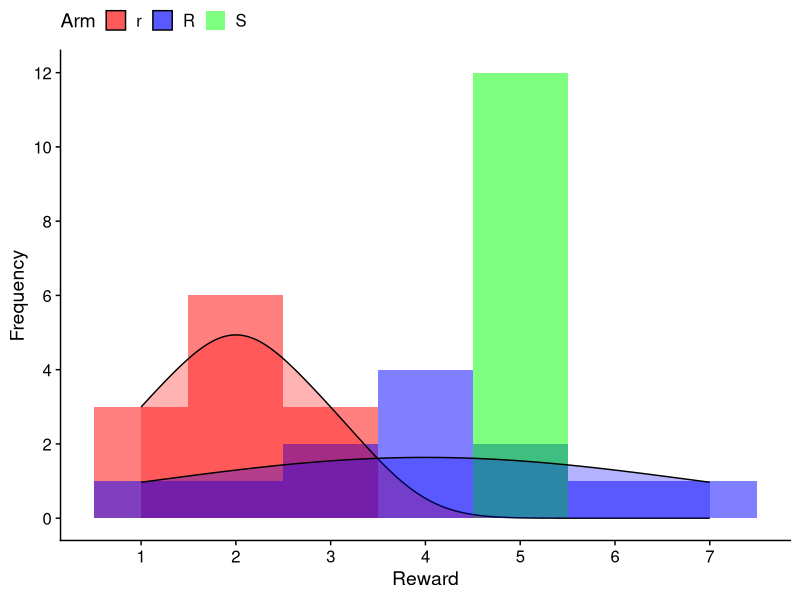
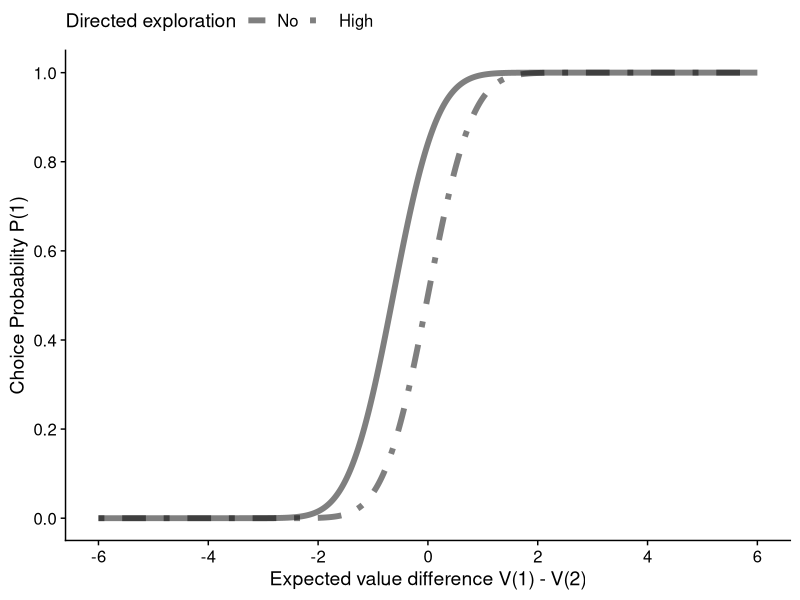
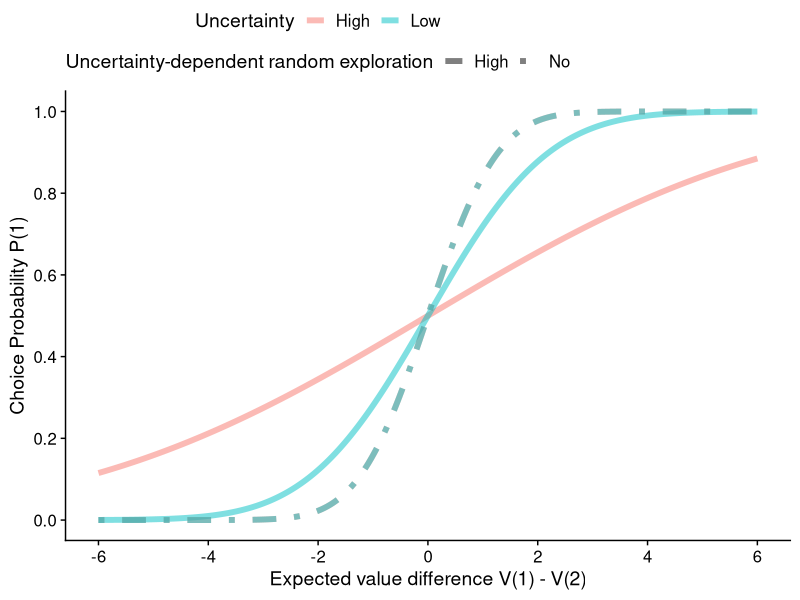
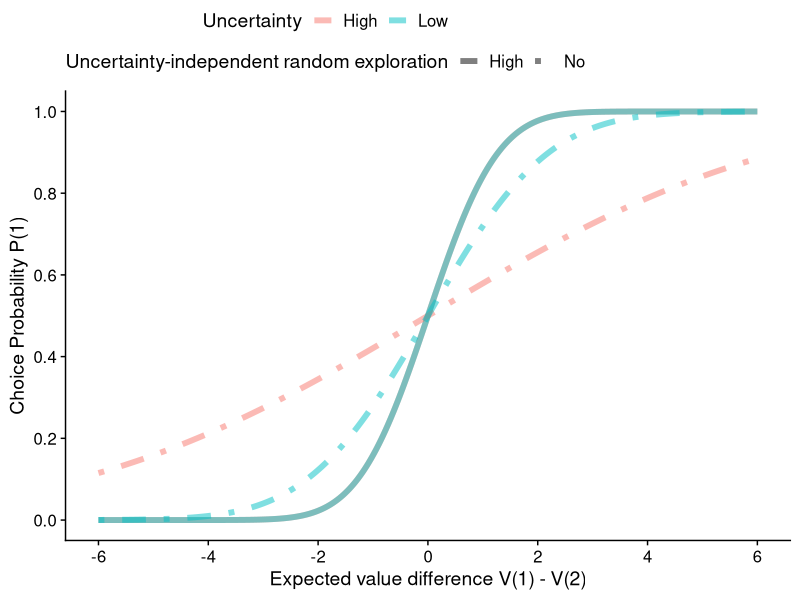
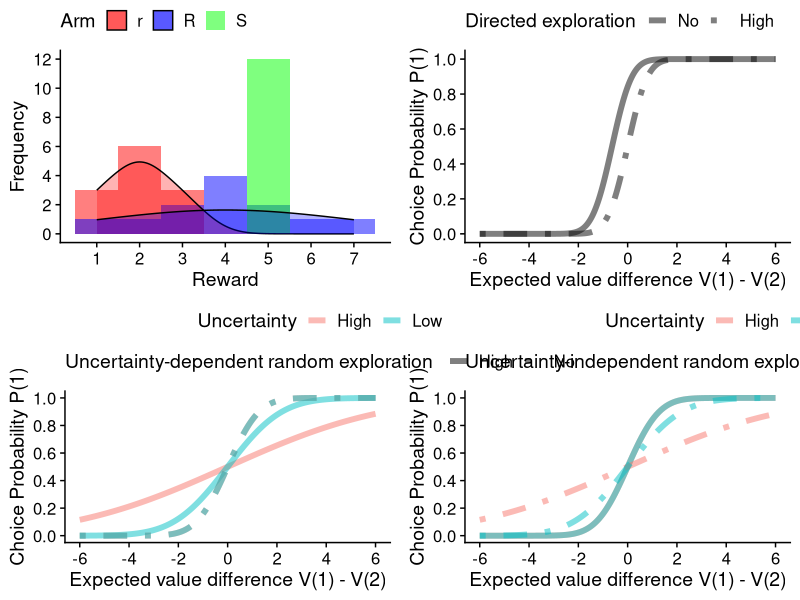

Reproduce these figures in R, in order.
# draw figures for illustration

required_packages <- c("tidyverse","cowplot")

# Check and install missing packages
install_and_Load <- function(packages) {
  for (pkg in packages) {
    if (!requireNamespace(pkg, quietly = TRUE)) {
      install.packages(pkg, dependencies = TRUE)
    }
    library(pkg, character.only = TRUE) # Load the required packages
  }
}

install_and_Load(required_packages)

save_path <- "fig"

# Panel B, distribution of the reward under the two conditions
## frequency of the reward in S arm r arm and R arm
R <- c(1, 2, 3, 3, 4, 4, 4, 4, 5, 5, 6, 7)
r <- c(1, 1, 1, 2, 2, 2, 2, 2, 2, 3, 3, 3)
S <- c(5, 5, 5, 5, 5, 5, 5, 5, 5, 5, 5, 5)

## plot the probability distribution of the reward
df <- data.frame(R = R, r = r, S = S) %>%
  gather(key = "condition", value = "reward")

panel_B <- df %>%
  ggplot(aes(x = reward, fill = condition)) +
  geom_histogram(binwidth = 1, position = "identity", alpha = 0.5) +
### add kerbal density estimation for R and r
  geom_density(data = df %>% filter(condition %in% c("R", "r")),
               aes(y = ..count..), alpha = 0.3,
               adjust = 3) +
  labs(x = "Reward", y = "Frequency", fill = "Arm") +
  scale_fill_manual(values = c("red", "blue", "green")) +
  theme_cowplot() +
  scale_x_continuous(breaks = seq(1, 7, 1)) +
  scale_y_continuous(breaks = seq(0, 12, 2)) +
  theme(legend.position = "top")

ggsave(file.path(save_path, "fig1_panel_B.png"), panel_B, width = 7, height = 7)

# Panel C, psychometric curve for directed exploration, uncertainty-dependent random exploration, and uncertainty-independent random exploration
## Directed exploration
V <- seq(-6, 6, 0.01)
no_dir   <- pnorm(V + 0 + V/ 1.72) # 1.72 is the standard deviation of the population (TU)
more_dir <- pnorm(V + 1 + V/ 1.72)
data_dir <- data.frame(V, no_dir, more_dir) %>% 
  gather(key = "condition", value = "P", -V)

SR <- pnorm(V + 0.5 + V/ 1.72)
rR <- pnorm(V + 0.5 * 0.55 + V/ 1.89) # 1.89 is the standard deviation of the population (TU)
# RU(rR)/RU(SR) ≈ 0.55
data_SR_rR <- data.frame(V, SR, rR) %>% 
  gather(key = "condition", value = "P", -V)

directed_ex <- ggplot(data_dir, aes(x = V, y = P, linetype = condition)) +
  geom_line(linewidth = 2, alpha = 0.5) +
  labs(x = "Expected value difference V(1) - V(2)",
       y = "Choice Probability P(1)", linetype = "Directed exploration") +
  scale_linetype_manual(values = c("solid", "dotdash"),
                        labels = c("No", "High")) +
  theme_cowplot() +
  scale_x_continuous(breaks = seq(-6, 6, 2)) +
  scale_y_continuous(breaks = seq(0, 1, 0.2)) +
  theme(legend.position = "top")

ggsave(file.path(save_path, "fig1_panel_C_directed_exploration.png"), directed_ex, width = 7, height = 7)

## Uncertainty-dependent random exploration
no_UDR   <- pnorm(1 * V + 0 + 0 * V/ 1.72) # 1.72 is the standard deviation of the population (TU)
more_UDR <- pnorm(0 * V + 0 + 1 * V/ 1.72)
no_UDR_high_uncertainty   <- pnorm(1 * V + 0 + 0 * V/ 5)
more_UDR_high_uncertainty <- pnorm(0 * V + 0 + 1 * V/ 5)
# gater in 2 key: level of UDR and level of uncertainty
data_UDR <- data.frame(V, no_UDR, more_UDR, no_UDR_high_uncertainty, more_UDR_high_uncertainty) %>% 
  gather(key = "condition", value = "P", -V) %>% 
  mutate(uncertainty = ifelse(condition %in% c("no_UDR", "more_UDR"), "Low", "High"),
         UDR = ifelse(condition %in% c("no_UDR", "no_UDR_high_uncertainty"), "No", "High"))

UDR_ex <- ggplot(data_UDR, aes(x = V, y = P, linetype = UDR, colour = uncertainty)) +
  geom_line(linewidth = 2, alpha = 0.5) +
  labs(x = "Expected value difference V(1) - V(2)",
       y = "Choice Probability P(1)",
       linetype = "Uncertainty-dependent random exploration",
       colour = "Uncertainty") +
  scale_linetype_manual(values = c("solid", "dotdash")) +
  theme_cowplot() +
  scale_x_continuous(breaks = seq(-6, 6, 2)) +
  scale_y_continuous(breaks = seq(0, 1, 0.2)) +
  theme(legend.position = "top", legend.box="vertical")

ggsave(file.path(save_path, "fig1_panel_C_UDR_exploration.png"), UDR_ex, width = 7, height = 7)

## Uncertainty-independent random exploration
no_UIR   <- pnorm(0 * V + 0 + 1 * V/ 1.72) # 1.72 is the standard deviation of the population (TU)
more_UIR <- pnorm(1 * V + 0 + 0 * V/ 1.72)
no_UIR_high_uncertainty   <- pnorm(0 * V + 0 + 1 * V/ 5)
more_UIR_high_uncertainty <- pnorm(1 * V + 0 + 0 * V/ 5)
# gater in 2 key: level of UIR and level of uncertainty
data_UIR <- data.frame(V, no_UIR, more_UIR, no_UIR_high_uncertainty, more_UIR_high_uncertainty) %>% 
  gather(key = "condition", value = "P", -V) %>% 
  mutate(uncertainty = ifelse(condition %in% c("no_UIR", "more_UIR"), "Low", "High"),
         UIR = ifelse(condition %in% c("no_UIR", "no_UIR_high_uncertainty"), "No", "High"))

UIR_ex <- ggplot(data_UIR, aes(x = V, y = P, linetype = UIR, colour = uncertainty)) +
  geom_line(linewidth = 2, alpha = 0.5) +
  labs(x = "Expected value difference V(1) - V(2)",
       y = "Choice Probability P(1)",
       linetype = "Uncertainty-independent random exploration",
       colour = "Uncertainty") +
  scale_linetype_manual(values = c("solid", "dotdash")) +
  theme_cowplot() +
  scale_x_continuous(breaks = seq(-6, 6, 2)) +
  scale_y_continuous(breaks = seq(0, 1, 0.2)) +
  theme(legend.position = "top", legend.box="vertical")

ggsave(file.path(save_path, "fig1_panel_C_UIR_exploration.png"), UIR_ex, width = 7, height = 7)

# combine the four figures
panel_BC <- plot_grid(panel_B, directed_ex, UDR_ex, UIR_ex, ncol = 2)
ggsave(file.path(save_path, "fig1_panel_BC.png"), panel_BC, width = 14, height = 14)